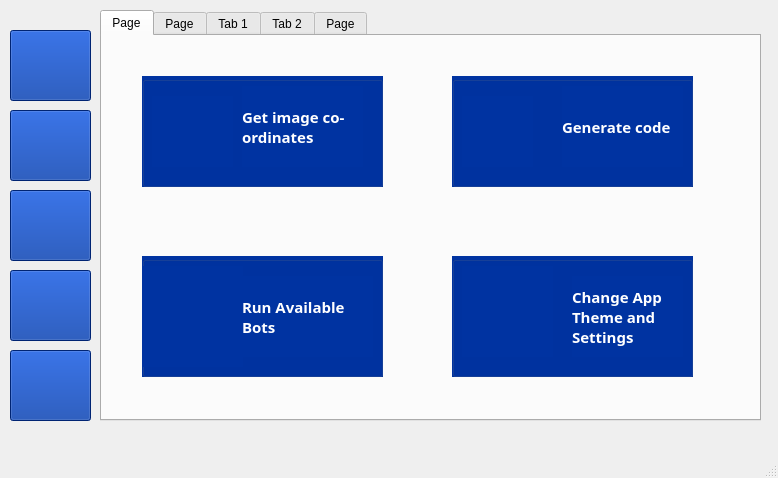
<?xml version="1.0" encoding="UTF-8"?>
<ui version="4.0">
 <class>MainWindow</class>
 <widget class="QMainWindow" name="MainWindow">
  <property name="geometry">
   <rect>
    <x>0</x>
    <y>0</y>
    <width>778</width>
    <height>478</height>
   </rect>
  </property>
  <property name="windowTitle">
   <string>MainWindow</string>
  </property>
  <property name="windowIcon">
   <iconset resource="photo.qrc">
    <normaloff>:/icons/stanbic.png</normaloff>:/icons/stanbic.png</iconset>
  </property>
  <property name="autoFillBackground">
   <bool>false</bool>
  </property>
  <property name="animated">
   <bool>true</bool>
  </property>
  <widget class="QWidget" name="centralwidget">
   <widget class="QPushButton" name="home">
    <property name="geometry">
     <rect>
      <x>10</x>
      <y>30</y>
      <width>81</width>
      <height>71</height>
     </rect>
    </property>
    <property name="styleSheet">
     <string notr="true">background-color: rgb(0, 51, 161);</string>
    </property>
    <property name="text">
     <string/>
    </property>
    <property name="icon">
     <iconset resource="photo.qrc">
      <normaloff>:/icons/home.png</normaloff>:/icons/home.png</iconset>
    </property>
    <property name="iconSize">
     <size>
      <width>60</width>
      <height>60</height>
     </size>
    </property>
   </widget>
   <widget class="QPushButton" name="imgLoader">
    <property name="geometry">
     <rect>
      <x>10</x>
      <y>190</y>
      <width>81</width>
      <height>71</height>
     </rect>
    </property>
    <property name="styleSheet">
     <string notr="true">background-color: rgb(0, 51, 161);</string>
    </property>
    <property name="text">
     <string/>
    </property>
    <property name="icon">
     <iconset resource="photo.qrc">
      <normaloff>:/icons/pic.png</normaloff>:/icons/pic.png</iconset>
    </property>
    <property name="iconSize">
     <size>
      <width>60</width>
      <height>60</height>
     </size>
    </property>
   </widget>
   <widget class="QPushButton" name="codeGen">
    <property name="geometry">
     <rect>
      <x>10</x>
      <y>270</y>
      <width>81</width>
      <height>71</height>
     </rect>
    </property>
    <property name="styleSheet">
     <string notr="true">background-color: rgb(0, 51, 161);</string>
    </property>
    <property name="text">
     <string/>
    </property>
    <property name="icon">
     <iconset resource="photo.qrc">
      <normaloff>:/icons/code.png</normaloff>:/icons/code.png</iconset>
    </property>
    <property name="iconSize">
     <size>
      <width>60</width>
      <height>60</height>
     </size>
    </property>
   </widget>
   <widget class="QPushButton" name="settings">
    <property name="geometry">
     <rect>
      <x>10</x>
      <y>350</y>
      <width>81</width>
      <height>71</height>
     </rect>
    </property>
    <property name="styleSheet">
     <string notr="true">background-color: rgb(0, 51, 161);</string>
    </property>
    <property name="text">
     <string/>
    </property>
    <property name="icon">
     <iconset resource="photo.qrc">
      <normaloff>:/icons/settings.png</normaloff>:/icons/settings.png</iconset>
    </property>
    <property name="iconSize">
     <size>
      <width>60</width>
      <height>60</height>
     </size>
    </property>
   </widget>
   <widget class="QTabWidget" name="tabWidget">
    <property name="geometry">
     <rect>
      <x>100</x>
      <y>10</y>
      <width>661</width>
      <height>411</height>
     </rect>
    </property>
    <property name="currentIndex">
     <number>0</number>
    </property>
    <property name="tabBarAutoHide">
     <bool>false</bool>
    </property>
    <widget class="QWidget" name="tab_4">
     <attribute name="title">
      <string>Page</string>
     </attribute>
     <widget class="QGroupBox" name="groupBox">
      <property name="geometry">
       <rect>
        <x>40</x>
        <y>40</y>
        <width>241</width>
        <height>111</height>
       </rect>
      </property>
      <property name="styleSheet">
       <string notr="true">background-color: rgb(0, 51, 161);</string>
      </property>
      <property name="title">
       <string/>
      </property>
      <widget class="QLabel" name="label_2">
       <property name="geometry">
        <rect>
         <x>100</x>
         <y>10</y>
         <width>121</width>
         <height>81</height>
        </rect>
       </property>
       <property name="font">
        <font>
         <family>Segoe UI Black</family>
         <pointsize>11</pointsize>
         <weight>75</weight>
         <bold>true</bold>
        </font>
       </property>
       <property name="styleSheet">
        <string notr="true">color: rgb(255, 255, 255);</string>
       </property>
       <property name="text">
        <string>Get image co-ordinates</string>
       </property>
       <property name="wordWrap">
        <bool>true</bool>
       </property>
      </widget>
      <widget class="QLabel" name="label_3">
       <property name="geometry">
        <rect>
         <x>10</x>
         <y>20</y>
         <width>81</width>
         <height>71</height>
        </rect>
       </property>
       <property name="text">
        <string/>
       </property>
       <property name="pixmap">
        <pixmap resource="photo.qrc">:/icons/pic.png</pixmap>
       </property>
       <property name="scaledContents">
        <bool>true</bool>
       </property>
      </widget>
     </widget>
     <widget class="QGroupBox" name="groupBox_2">
      <property name="geometry">
       <rect>
        <x>350</x>
        <y>40</y>
        <width>241</width>
        <height>111</height>
       </rect>
      </property>
      <property name="styleSheet">
       <string notr="true">background-color: rgb(0, 51, 161);</string>
      </property>
      <property name="title">
       <string/>
      </property>
      <widget class="QLabel" name="label_4">
       <property name="geometry">
        <rect>
         <x>110</x>
         <y>10</y>
         <width>121</width>
         <height>81</height>
        </rect>
       </property>
       <property name="font">
        <font>
         <family>Segoe UI Black</family>
         <pointsize>11</pointsize>
         <weight>75</weight>
         <bold>true</bold>
        </font>
       </property>
       <property name="styleSheet">
        <string notr="true">color: rgb(255, 255, 255);</string>
       </property>
       <property name="text">
        <string>Generate code</string>
       </property>
       <property name="wordWrap">
        <bool>true</bool>
       </property>
      </widget>
      <widget class="QLabel" name="label_5">
       <property name="geometry">
        <rect>
         <x>10</x>
         <y>20</y>
         <width>61</width>
         <height>51</height>
        </rect>
       </property>
       <property name="text">
        <string/>
       </property>
      </widget>
      <widget class="QLabel" name="label_6">
       <property name="geometry">
        <rect>
         <x>10</x>
         <y>20</y>
         <width>71</width>
         <height>71</height>
        </rect>
       </property>
       <property name="text">
        <string/>
       </property>
       <property name="pixmap">
        <pixmap resource="photo.qrc">:/icons/code.png</pixmap>
       </property>
       <property name="scaledContents">
        <bool>true</bool>
       </property>
      </widget>
     </widget>
     <widget class="QGroupBox" name="groupBox_4">
      <property name="geometry">
       <rect>
        <x>350</x>
        <y>220</y>
        <width>241</width>
        <height>121</height>
       </rect>
      </property>
      <property name="styleSheet">
       <string notr="true">background-color: rgb(0, 51, 161);</string>
      </property>
      <property name="title">
       <string/>
      </property>
      <widget class="QLabel" name="label_9">
       <property name="geometry">
        <rect>
         <x>120</x>
         <y>20</y>
         <width>111</width>
         <height>81</height>
        </rect>
       </property>
       <property name="font">
        <font>
         <family>Segoe UI Black</family>
         <pointsize>11</pointsize>
         <weight>75</weight>
         <bold>true</bold>
        </font>
       </property>
       <property name="styleSheet">
        <string notr="true">color: rgb(255, 255, 255);</string>
       </property>
       <property name="text">
        <string>Change App Theme and Settings</string>
       </property>
       <property name="wordWrap">
        <bool>true</bool>
       </property>
      </widget>
      <widget class="QLabel" name="label_10">
       <property name="geometry">
        <rect>
         <x>10</x>
         <y>10</y>
         <width>91</width>
         <height>91</height>
        </rect>
       </property>
       <property name="text">
        <string/>
       </property>
       <property name="pixmap">
        <pixmap resource="photo.qrc">:/icons/settings.png</pixmap>
       </property>
       <property name="scaledContents">
        <bool>true</bool>
       </property>
      </widget>
     </widget>
     <widget class="QGroupBox" name="groupBox_7">
      <property name="geometry">
       <rect>
        <x>40</x>
        <y>220</y>
        <width>241</width>
        <height>121</height>
       </rect>
      </property>
      <property name="styleSheet">
       <string notr="true">background-color: rgb(0, 51, 161);</string>
      </property>
      <property name="title">
       <string/>
      </property>
      <widget class="QLabel" name="label_23">
       <property name="geometry">
        <rect>
         <x>100</x>
         <y>20</y>
         <width>131</width>
         <height>81</height>
        </rect>
       </property>
       <property name="font">
        <font>
         <family>Segoe UI Black</family>
         <pointsize>11</pointsize>
         <weight>75</weight>
         <bold>true</bold>
        </font>
       </property>
       <property name="styleSheet">
        <string notr="true">color: rgb(255, 255, 255);</string>
       </property>
       <property name="text">
        <string>Run Available Bots</string>
       </property>
       <property name="wordWrap">
        <bool>true</bool>
       </property>
      </widget>
      <widget class="QLabel" name="label_24">
       <property name="geometry">
        <rect>
         <x>0</x>
         <y>10</y>
         <width>101</width>
         <height>101</height>
        </rect>
       </property>
       <property name="text">
        <string/>
       </property>
       <property name="pixmap">
        <pixmap resource="photo.qrc">:/icons/bot1.png</pixmap>
       </property>
       <property name="scaledContents">
        <bool>true</bool>
       </property>
       <property name="wordWrap">
        <bool>false</bool>
       </property>
      </widget>
     </widget>
    </widget>
    <widget class="QWidget" name="tab_5">
     <attribute name="title">
      <string>Page</string>
     </attribute>
     <widget class="QPushButton" name="vpn_bot">
      <property name="geometry">
       <rect>
        <x>20</x>
        <y>10</y>
        <width>121</width>
        <height>121</height>
       </rect>
      </property>
      <property name="text">
       <string/>
      </property>
      <property name="icon">
       <iconset resource="photo.qrc">
        <normaloff>:/icons/vpn.png</normaloff>:/icons/vpn.png</iconset>
      </property>
      <property name="iconSize">
       <size>
        <width>120</width>
        <height>120</height>
       </size>
      </property>
      <property name="flat">
       <bool>true</bool>
      </property>
     </widget>
     <widget class="QLabel" name="label_8">
      <property name="geometry">
       <rect>
        <x>41</x>
        <y>100</y>
        <width>91</width>
        <height>31</height>
       </rect>
      </property>
      <property name="font">
       <font>
        <family>Segoe UI</family>
        <pointsize>13</pointsize>
       </font>
      </property>
      <property name="styleSheet">
       <string notr="true">color: rgb(0, 51, 161);</string>
      </property>
      <property name="text">
       <string>VPN Bot</string>
      </property>
     </widget>
    </widget>
    <widget class="QWidget" name="tab">
     <attribute name="title">
      <string>Tab 1</string>
     </attribute>
     <widget class="QLineEdit" name="imageLocation">
      <property name="geometry">
       <rect>
        <x>50</x>
        <y>60</y>
        <width>391</width>
        <height>21</height>
       </rect>
      </property>
      <property name="font">
       <font>
        <family>Segoe UI</family>
        <pointsize>10</pointsize>
       </font>
      </property>
      <property name="readOnly">
       <bool>true</bool>
      </property>
      <property name="placeholderText">
       <string>Browse Image Location</string>
      </property>
     </widget>
     <widget class="QPushButton" name="browse">
      <property name="geometry">
       <rect>
        <x>450</x>
        <y>50</y>
        <width>41</width>
        <height>41</height>
       </rect>
      </property>
      <property name="text">
       <string/>
      </property>
      <property name="icon">
       <iconset resource="photo.qrc">
        <normaloff>:/icons/browse.png</normaloff>:/icons/browse.png</iconset>
      </property>
      <property name="iconSize">
       <size>
        <width>24</width>
        <height>24</height>
       </size>
      </property>
      <property name="checkable">
       <bool>false</bool>
      </property>
      <property name="flat">
       <bool>true</bool>
      </property>
     </widget>
     <widget class="QPushButton" name="load">
      <property name="geometry">
       <rect>
        <x>220</x>
        <y>110</y>
        <width>91</width>
        <height>31</height>
       </rect>
      </property>
      <property name="font">
       <font>
        <family>Segoe UI</family>
        <pointsize>11</pointsize>
       </font>
      </property>
      <property name="styleSheet">
       <string notr="true">background-color: rgb(0, 51, 161);
color: rgb(255, 255, 255);</string>
      </property>
      <property name="text">
       <string>Load</string>
      </property>
     </widget>
     <widget class="QLineEdit" name="genText">
      <property name="geometry">
       <rect>
        <x>230</x>
        <y>200</y>
        <width>71</width>
        <height>21</height>
       </rect>
      </property>
      <property name="font">
       <font>
        <family>Lato</family>
        <pointsize>10</pointsize>
       </font>
      </property>
      <property name="readOnly">
       <bool>true</bool>
      </property>
     </widget>
     <widget class="QPushButton" name="copy">
      <property name="geometry">
       <rect>
        <x>310</x>
        <y>190</y>
        <width>41</width>
        <height>41</height>
       </rect>
      </property>
      <property name="text">
       <string/>
      </property>
      <property name="icon">
       <iconset resource="photo.qrc">
        <normaloff>:/icons/copy.png</normaloff>:/icons/copy.png</iconset>
      </property>
      <property name="iconSize">
       <size>
        <width>24</width>
        <height>24</height>
       </size>
      </property>
      <property name="flat">
       <bool>true</bool>
      </property>
     </widget>
    </widget>
    <widget class="QWidget" name="tab_2">
     <attribute name="title">
      <string>Tab 2</string>
     </attribute>
     <widget class="QLineEdit" name="codeText">
      <property name="geometry">
       <rect>
        <x>90</x>
        <y>70</y>
        <width>371</width>
        <height>21</height>
       </rect>
      </property>
      <property name="font">
       <font>
        <family>Segoe UI</family>
        <pointsize>10</pointsize>
       </font>
      </property>
      <property name="readOnly">
       <bool>true</bool>
      </property>
     </widget>
     <widget class="QPushButton" name="copyCodes">
      <property name="geometry">
       <rect>
        <x>470</x>
        <y>60</y>
        <width>41</width>
        <height>41</height>
       </rect>
      </property>
      <property name="text">
       <string/>
      </property>
      <property name="icon">
       <iconset resource="photo.qrc">
        <normaloff>:/icons/copy.png</normaloff>:/icons/copy.png</iconset>
      </property>
      <property name="iconSize">
       <size>
        <width>24</width>
        <height>24</height>
       </size>
      </property>
      <property name="flat">
       <bool>true</bool>
      </property>
     </widget>
     <widget class="QPushButton" name="generate">
      <property name="geometry">
       <rect>
        <x>80</x>
        <y>320</y>
        <width>101</width>
        <height>31</height>
       </rect>
      </property>
      <property name="font">
       <font>
        <family>Segoe UI</family>
        <pointsize>11</pointsize>
        <weight>50</weight>
        <bold>false</bold>
       </font>
      </property>
      <property name="styleSheet">
       <string notr="true">background-color: rgb(0, 51, 161);
color: rgb(255, 255, 255);</string>
      </property>
      <property name="text">
       <string>Generate</string>
      </property>
     </widget>
     <widget class="QRadioButton" name="DBClick">
      <property name="geometry">
       <rect>
        <x>220</x>
        <y>230</y>
        <width>151</width>
        <height>21</height>
       </rect>
      </property>
      <property name="font">
       <font>
        <family>Segoe UI</family>
        <pointsize>10</pointsize>
       </font>
      </property>
      <property name="text">
       <string>  Double Click</string>
      </property>
     </widget>
     <widget class="QRadioButton" name="rClick">
      <property name="geometry">
       <rect>
        <x>370</x>
        <y>230</y>
        <width>141</width>
        <height>21</height>
       </rect>
      </property>
      <property name="font">
       <font>
        <family>Segoe UI</family>
        <pointsize>10</pointsize>
       </font>
      </property>
      <property name="text">
       <string>  Right Click</string>
      </property>
     </widget>
     <widget class="QLineEdit" name="codeText2">
      <property name="geometry">
       <rect>
        <x>90</x>
        <y>110</y>
        <width>371</width>
        <height>21</height>
       </rect>
      </property>
      <property name="font">
       <font>
        <family>Segoe UI</family>
        <pointsize>10</pointsize>
       </font>
      </property>
      <property name="readOnly">
       <bool>true</bool>
      </property>
     </widget>
     <widget class="QPushButton" name="copyCodes2">
      <property name="geometry">
       <rect>
        <x>470</x>
        <y>100</y>
        <width>41</width>
        <height>41</height>
       </rect>
      </property>
      <property name="text">
       <string/>
      </property>
      <property name="icon">
       <iconset resource="photo.qrc">
        <normaloff>:/icons/copy.png</normaloff>:/icons/copy.png</iconset>
      </property>
      <property name="iconSize">
       <size>
        <width>24</width>
        <height>24</height>
       </size>
      </property>
      <property name="flat">
       <bool>true</bool>
      </property>
     </widget>
     <widget class="QRadioButton" name="sClick">
      <property name="geometry">
       <rect>
        <x>80</x>
        <y>230</y>
        <width>121</width>
        <height>21</height>
       </rect>
      </property>
      <property name="font">
       <font>
        <family>Segoe UI</family>
        <pointsize>10</pointsize>
       </font>
      </property>
      <property name="text">
       <string>  Single Click</string>
      </property>
     </widget>
     <widget class="QLabel" name="label_7">
      <property name="geometry">
       <rect>
        <x>130</x>
        <y>20</y>
        <width>301</width>
        <height>31</height>
       </rect>
      </property>
      <property name="font">
       <font>
        <family>Segoe UI</family>
        <pointsize>11</pointsize>
       </font>
      </property>
      <property name="text">
       <string>Copy and Paste the generated code</string>
      </property>
     </widget>
     <widget class="QPushButton" name="clear">
      <property name="geometry">
       <rect>
        <x>200</x>
        <y>320</y>
        <width>91</width>
        <height>31</height>
       </rect>
      </property>
      <property name="font">
       <font>
        <family>Segoe UI</family>
        <pointsize>11</pointsize>
        <weight>50</weight>
        <bold>false</bold>
       </font>
      </property>
      <property name="styleSheet">
       <string notr="true">background-color: rgb(0, 51, 161);
color: rgb(255, 255, 255);</string>
      </property>
      <property name="text">
       <string>Clear</string>
      </property>
     </widget>
     <widget class="QLabel" name="label_11">
      <property name="geometry">
       <rect>
        <x>250</x>
        <y>160</y>
        <width>111</width>
        <height>20</height>
       </rect>
      </property>
      <property name="font">
       <font>
        <family>Segoe UI</family>
        <pointsize>10</pointsize>
       </font>
      </property>
      <property name="text">
       <string>Mouse Speed</string>
      </property>
     </widget>
     <widget class="QDoubleSpinBox" name="mouse_speed">
      <property name="geometry">
       <rect>
        <x>370</x>
        <y>160</y>
        <width>91</width>
        <height>22</height>
       </rect>
      </property>
      <property name="font">
       <font>
        <family>Segoe UI Semibold</family>
        <pointsize>9</pointsize>
       </font>
      </property>
      <property name="decimals">
       <number>1</number>
      </property>
      <property name="singleStep">
       <double>0.100000000000000</double>
      </property>
     </widget>
     <widget class="QPushButton" name="test">
      <property name="geometry">
       <rect>
        <x>450</x>
        <y>320</y>
        <width>91</width>
        <height>31</height>
       </rect>
      </property>
      <property name="font">
       <font>
        <family>Segoe UI</family>
        <pointsize>11</pointsize>
        <weight>50</weight>
        <bold>false</bold>
       </font>
      </property>
      <property name="styleSheet">
       <string notr="true">background-color: rgb(0, 51, 161);
color: rgb(255, 255, 255);</string>
      </property>
      <property name="text">
       <string>Test</string>
      </property>
     </widget>
     <widget class="QLabel" name="label_12">
      <property name="geometry">
       <rect>
        <x>90</x>
        <y>160</y>
        <width>71</width>
        <height>20</height>
       </rect>
      </property>
      <property name="font">
       <font>
        <family>Segoe UI</family>
        <pointsize>10</pointsize>
       </font>
      </property>
      <property name="text">
       <string>Duration</string>
      </property>
     </widget>
     <widget class="QSpinBox" name="duration">
      <property name="geometry">
       <rect>
        <x>170</x>
        <y>160</y>
        <width>71</width>
        <height>22</height>
       </rect>
      </property>
      <property name="font">
       <font>
        <family>Segoe UI Semibold</family>
        <pointsize>9</pointsize>
       </font>
      </property>
     </widget>
    </widget>
    <widget class="QWidget" name="tab_3">
     <attribute name="title">
      <string>Page</string>
     </attribute>
     <widget class="QPushButton" name="darkTheme">
      <property name="geometry">
       <rect>
        <x>100</x>
        <y>210</y>
        <width>91</width>
        <height>81</height>
       </rect>
      </property>
      <property name="styleSheet">
       <string notr="true">background-color: rgb(50, 50, 50);</string>
      </property>
      <property name="text">
       <string/>
      </property>
     </widget>
     <widget class="QPushButton" name="qdarkTheme">
      <property name="geometry">
       <rect>
        <x>230</x>
        <y>210</y>
        <width>91</width>
        <height>81</height>
       </rect>
      </property>
      <property name="styleSheet">
       <string notr="true">background-color: rgb(34, 43, 46);</string>
      </property>
      <property name="text">
       <string/>
      </property>
     </widget>
     <widget class="QPushButton" name="defaultTheme">
      <property name="geometry">
       <rect>
        <x>360</x>
        <y>210</y>
        <width>91</width>
        <height>81</height>
       </rect>
      </property>
      <property name="styleSheet">
       <string notr="true">background-color: rgb(255, 255, 255);
border-color: rgb(255, 255, 255);</string>
      </property>
      <property name="text">
       <string/>
      </property>
     </widget>
     <widget class="QLabel" name="label">
      <property name="geometry">
       <rect>
        <x>160</x>
        <y>150</y>
        <width>231</width>
        <height>31</height>
       </rect>
      </property>
      <property name="font">
       <font>
        <family>Segoe UI</family>
        <pointsize>15</pointsize>
        <weight>50</weight>
        <bold>false</bold>
       </font>
      </property>
      <property name="text">
       <string>Select App Theme</string>
      </property>
     </widget>
     <widget class="QPushButton" name="dependences">
      <property name="geometry">
       <rect>
        <x>200</x>
        <y>340</y>
        <width>151</width>
        <height>28</height>
       </rect>
      </property>
      <property name="font">
       <font>
        <family>Segoe UI Semibold</family>
        <pointsize>9</pointsize>
       </font>
      </property>
      <property name="text">
       <string>Install Dependences</string>
      </property>
     </widget>
    </widget>
   </widget>
   <widget class="QPushButton" name="bots">
    <property name="geometry">
     <rect>
      <x>10</x>
      <y>110</y>
      <width>81</width>
      <height>71</height>
     </rect>
    </property>
    <property name="styleSheet">
     <string notr="true">background-color: rgb(0, 51, 161);</string>
    </property>
    <property name="text">
     <string/>
    </property>
    <property name="icon">
     <iconset resource="photo.qrc">
      <normaloff>:/icons/bot1.png</normaloff>:/icons/bot1.png</iconset>
    </property>
    <property name="iconSize">
     <size>
      <width>100</width>
      <height>100</height>
     </size>
    </property>
   </widget>
   <widget class="QPushButton" name="help_btn">
    <property name="geometry">
     <rect>
      <x>730</x>
      <y>12</y>
      <width>31</width>
      <height>28</height>
     </rect>
    </property>
    <property name="text">
     <string/>
    </property>
    <property name="icon">
     <iconset resource="photo.qrc">
      <normaloff>:/icons/help.png</normaloff>:/icons/help.png</iconset>
    </property>
    <property name="iconSize">
     <size>
      <width>32</width>
      <height>32</height>
     </size>
    </property>
    <property name="flat">
     <bool>true</bool>
    </property>
   </widget>
   <zorder>tabWidget</zorder>
   <zorder>home</zorder>
   <zorder>imgLoader</zorder>
   <zorder>codeGen</zorder>
   <zorder>settings</zorder>
   <zorder>bots</zorder>
   <zorder>help_btn</zorder>
  </widget>
  <widget class="QMenuBar" name="menubar">
   <property name="geometry">
    <rect>
     <x>0</x>
     <y>0</y>
     <width>778</width>
     <height>26</height>
    </rect>
   </property>
  </widget>
  <widget class="QStatusBar" name="statusbar"/>
 </widget>
 <resources>
  <include location="photo.qrc"/>
  <include location="../iautolib/iautolib/photo.qrc"/>
 </resources>
 <connections/>
</ui>
